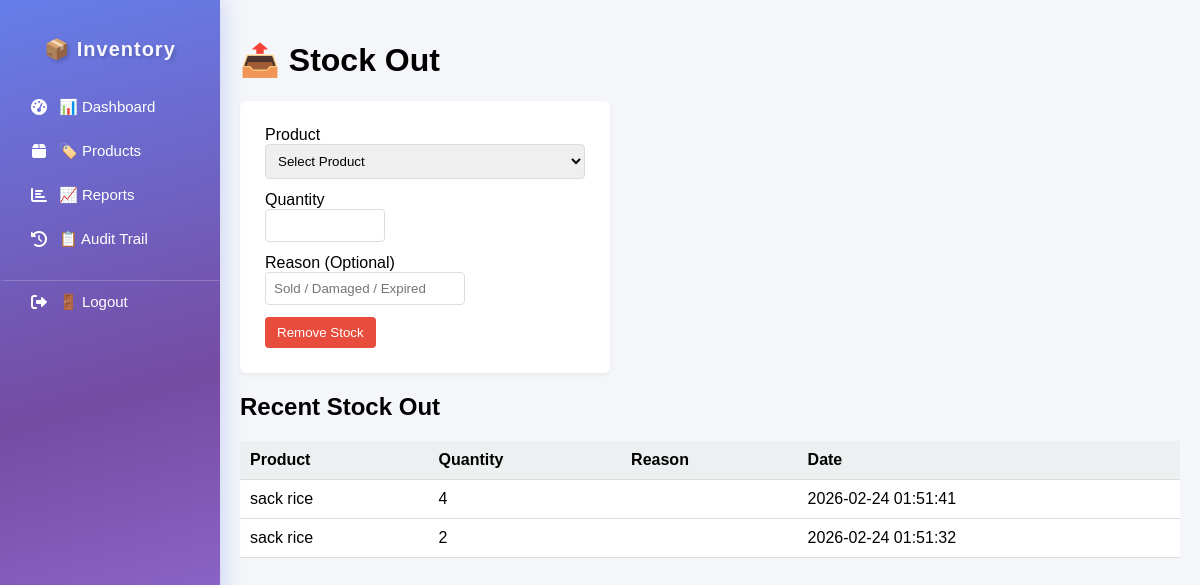
/stock_out.php, run on an earlier commit of the app's database.
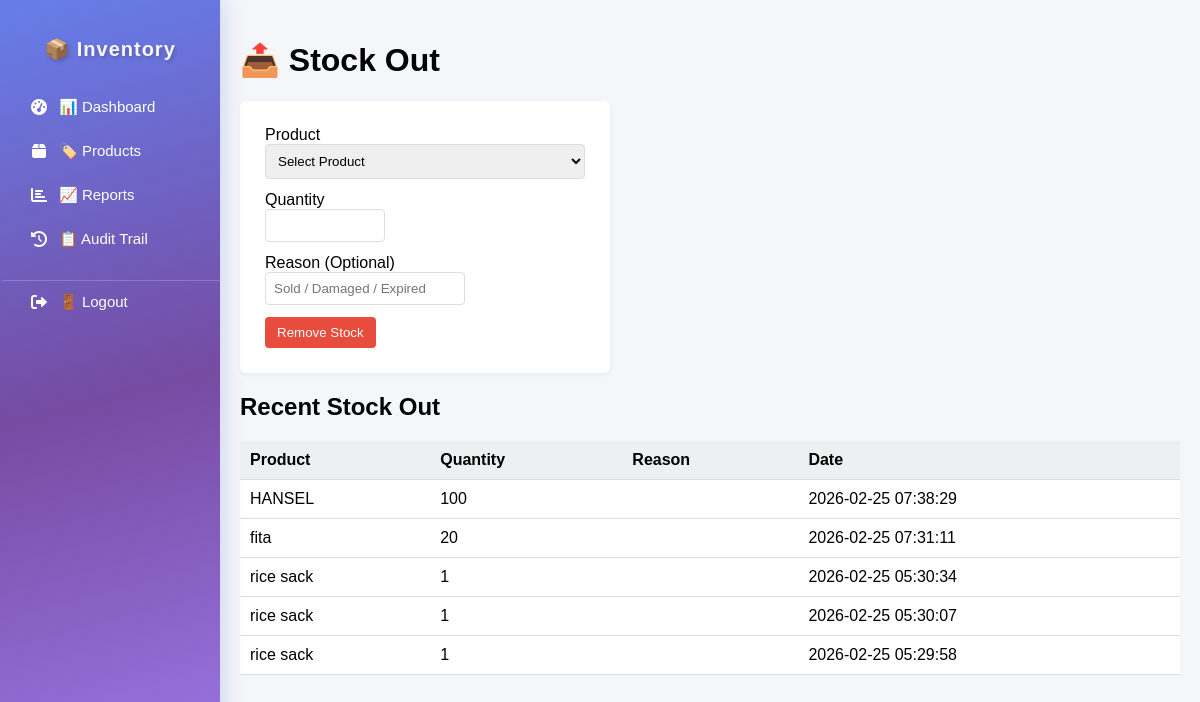
And on a later commit of the database.
### tables this page shows
CREATE TABLE `stock_movements` (
  `id` int(11) NOT NULL,
  `product_id` int(11) NOT NULL,
  `staff_id` int(11) DEFAULT NULL,
  `supplier_id` int(11) DEFAULT NULL,
  `type` enum('IN','OUT') NOT NULL,
  `quantity` int(11) NOT NULL CHECK (`quantity` > 0),
  `note` varchar(255) DEFAULT NULL,
  `reason` varchar(255) DEFAULT NULL,
  `expiry_date` date DEFAULT NULL,
  `created_at` timestamp NOT NULL DEFAULT current_timestamp()
);

CREATE TABLE `products` (
  `id` int(11) NOT NULL,
  `name` varchar(255) NOT NULL,
  `category_id` int(11) NOT NULL,
  `unit` varchar(50) NOT NULL,
  `min_stock` int(11) DEFAULT 0,
  `created_at` timestamp NOT NULL DEFAULT current_timestamp(),
  `is_active` tinyint(1) DEFAULT 1,
  `expiry_date` date DEFAULT NULL,
  `has_expiry` tinyint(1) DEFAULT 1
);

### public/stock_out.php (the view, shortened to what this page needs)
<?php
$db = Database::connect();
$stmt2 = $db->query("
    SELECT sm.*, p.name AS product_name
    FROM stock_movements sm
    JOIN products p ON sm.product_id = p.id
    WHERE sm.type = 'OUT'
    ORDER BY sm.created_at DESC
    LIMIT 5
");
$recent = $stmt2->fetchAll(PDO::FETCH_ASSOC);
?>
<!DOCTYPE html>
<html>
<head>
<link rel="stylesheet" href="assets/css/style.css">
</head>
<body>
<div class="container">
<?php include 'includes/sidebar.php'; ?>
<div class="main">
<h1>📤 Stock Out</h1>
<div class="card">
<form action="../api/remove_stock.php" method="POST">
<label>Product</label>
<select name="product_id" required>
<option value="">Select Product</option>
</select>
<label>Quantity</label>
<input
    type="number"
    name="quantity"
    class="quantity-input"
    required
    min="1"
    max="999"
    inputmode="numeric"
    pattern="[0-9]*"
>
<label>Reason (Optional)</label>
<input
    type="text"
    name="reason"
    class="reason-input"
    placeholder="Sold / Damaged / Expired"
>
<button type="submit" style="display:block;margin-top:10px;">
Remove Stock
</button>
</form>
</div>
<h2>Recent Stock Out</h2>
<table>
<thead>
<tr>
<th>Product</th>
<th>Quantity</th>
<th>Reason</th>
<th>Date</th>
</tr>
</thead>
<tbody>
<?php if(count($recent) > 0): ?>
<?php foreach($recent as $r): ?>
<tr>
<td><?= htmlspecialchars($r['product_name']) ?></td>
<td><?= $r['quantity'] ?></td>
<td><?= htmlspecialchars($r['reason'] ?? '') ?></td>
<td><?= $r['created_at'] ?></td>
</tr>
<?php endforeach; ?>
<?php else: ?>
<tr>
<td colspan="4">No stock-out records yet.</td>
</tr>
<?php endif; ?>
</tbody>
</table>
</div>
</div>
</body>
</html>

### public/includes/sidebar.php (shortened to what this page needs)
<link rel="stylesheet" href="https://cdnjs.cloudflare.com/ajax/libs/font-awesome/6.0.0/css/all.min.css">
<div class="sidebar">
    <h2>📦 Inventory</h2>
    <a href="index.php" class="<?= basename($_SERVER['PHP_SELF']) == 'index.php' ? 'active' : '' ?>">
        <i class="fas fa-tachometer-alt"></i>
        <span>📊 Dashboard</span>
    </a>
    <a href="products.php" class="<?= basename($_SERVER['PHP_SELF']) == 'products.php' ? 'active' : '' ?>">
        <i class="fas fa-box"></i>
        <span>🏷️ Products</span>
    </a>
    <a href="reports.php" class="<?= basename($_SERVER['PHP_SELF']) == 'reports.php' ? 'active' : '' ?>">
        <i class="fas fa-chart-bar"></i>
        <span>📈 Reports</span>
    </a>
    <a href="audit_trail.php" class="<?= basename($_SERVER['PHP_SELF']) == 'audit_trail.php' ? 'active' : '' ?>">
        <i class="fas fa-history"></i>
        <span>📋 Audit Trail</span>
    </a>
    <a href="logout.php" onclick="return confirm('Are you sure you want to logout?');" class="logout-btn">
        <i class="fas fa-sign-out-alt"></i>
        <span>🚪 Logout</span>
    </a>
</div>

### public/assets/css/style.css (style rules this page uses)
* { box-sizing: border-box; }
body { margin: 0; font-family: Arial, sans-serif; background: #f2f4f8; }
.container { display: flex; min-height: 100vh; }
.sidebar { width: 240px; background-color: #e18b55; padding: 25px 0; box-shadow: 4px 0 15px rgba(0,0,0,0.08); transition: 0.3s ease; }
.sidebar h2 { text-align: center; font-size: 20px; margin-bottom: 30px; letter-spacing: 1px; }
.sidebar a { display: block; padding: 14px 25px; color: #ecf0f1; text-decoration: none; font-size: 15px; transition: 0.2s ease; border-left: 4px solid transparent; }
.main { flex: 1; padding: 30px; background: #f2f4f8; }
.card { background: white; padding: 22px; border-radius: 14px; box-shadow: 0 8px 20px rgba(0,0,0,0.06); transition: 0.2s ease; }
table { width: 100%; border-collapse: collapse; }
th, td { padding: 10px; border-bottom: 1px solid #eee; }
th { background: #f4f6f9; text-align: left; }

### public/stock_out.php (style rules this page uses)
body { margin: 0; font-family: Arial; background: #f4f6f9; }
.container { display: flex; min-height: 100vh; }
.main { flex: 1; padding: 20px; background: #f4f6f9; }
.card { background: white; padding: 25px; border-radius: 6px; margin-bottom: 20px; box-shadow: 0 2px 5px rgba(0,0,0,0.05); max-width: 370px; }
input, select { display: block; width: 100%; padding: 8px; margin-bottom: 12px; border-radius: 4px; border: 1px solid #ddd; }
.quantity-input { width: 120px; }
.reason-input { width: 200px; }
button { padding: 8px 12px; background: #e74c3c; color: white; border: none; border-radius: 4px; cursor: pointer; }
table { width: 100%; border-collapse: collapse; background: white; }
th, td { padding: 10px; border-bottom: 1px solid #ddd; }
th { background: #ecf0f1; }

### public/includes/sidebar.php (style rules this page uses)
.sidebar { width: 220px; background: linear-gradient(165deg, #667eea 0%, #764ba2 50%, #9f7aea 100%); color: white; padding: 20px 0; box-shadow: 2px 0 20px rgba(102, 126, 234, 0.3); position: relative; transition: all 0.3s ease; z-index: 1000; }
@media (min-width: 768px) { .sidebar { position: sticky; top: 0; height: 100vh; overflow-y: auto; } }
.sidebar h2 { text-align: center; margin-bottom: 25px; font-weight: 600; letter-spacing: 1px; font-size: 20px; opacity: 0.95; padding: 0 10px; text-shadow: 2px 2px 4px rgba(0,0,0,0.2); }
.sidebar a { display: flex; align-items: center; padding: 12px 15px 12px 15px; color: white; text-decoration: none; font-size: 15px; transition: all 0.25s ease; position: relative; gap: 10px; margin: 2px 10px; border-radius: 6px; }
.sidebar a i { width: 20px; font-size: 16px; text-align: center; color: white; }
.sidebar a.logout-btn { margin-top: 20px; border-top: 1px solid rgba(255,255,255,0.2); border-radius: 0; margin-left: 0; margin-right: 0; padding-left: 25px; }
.sidebar a.logout-btn i { color: white; }
.sidebar a:not(.logout-btn) { animation: slideIn 0.3s ease forwards; animation-delay: calc(var(--item-index) * 0.05s); opacity: 0; }
.sidebar a:nth-child(3) { --item-index: 1; }
.sidebar a:nth-child(4) { --item-index: 2; }
.sidebar a:nth-child(5) { --item-index: 3; }
.sidebar a:nth-child(6) { --item-index: 4; }

What changed in the data, as far as the page shows it:
no longer on this page (row edited): stock_movements: product.name "sack rice", quantity "4", created_at "2026-02-24 01:51:41"
no longer on this page (row edited): stock_movements: product.name "sack rice", quantity "2", created_at "2026-02-24 01:51:32"
added stock_movements: product.name "HANSEL", quantity "100", created_at "2026-02-25 07:38:29"
added stock_movements: product.name "fita", quantity "20", created_at "2026-02-25 07:31:11"
added stock_movements: product.name "rice sack", quantity "1", created_at "2026-02-25 05:30:34"
added stock_movements: product.name "rice sack", quantity "1", created_at "2026-02-25 05:30:07"
added stock_movements: product.name "rice sack", quantity "1", created_at "2026-02-25 05:29:58"
